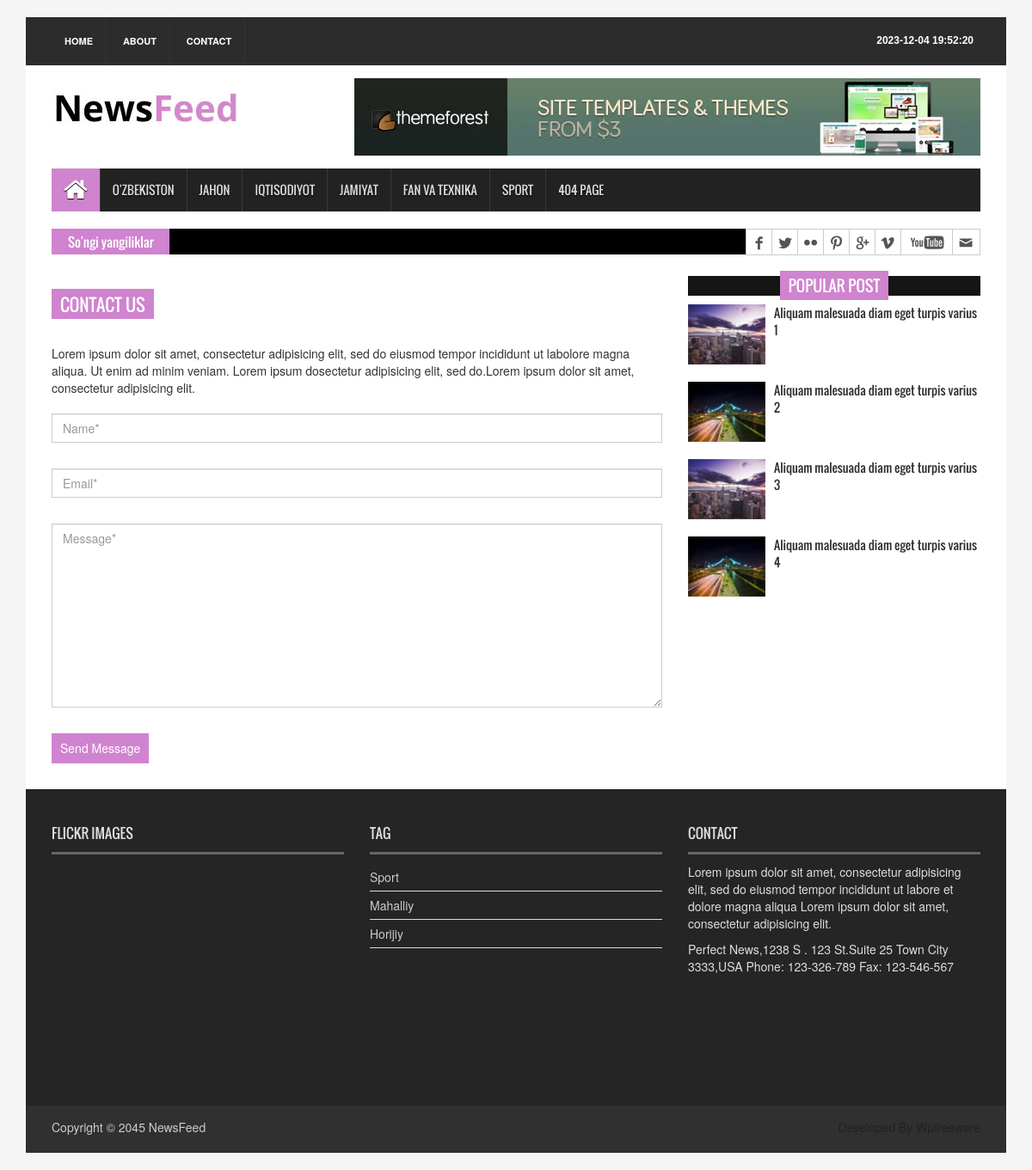
The app's page /contact/, older data.
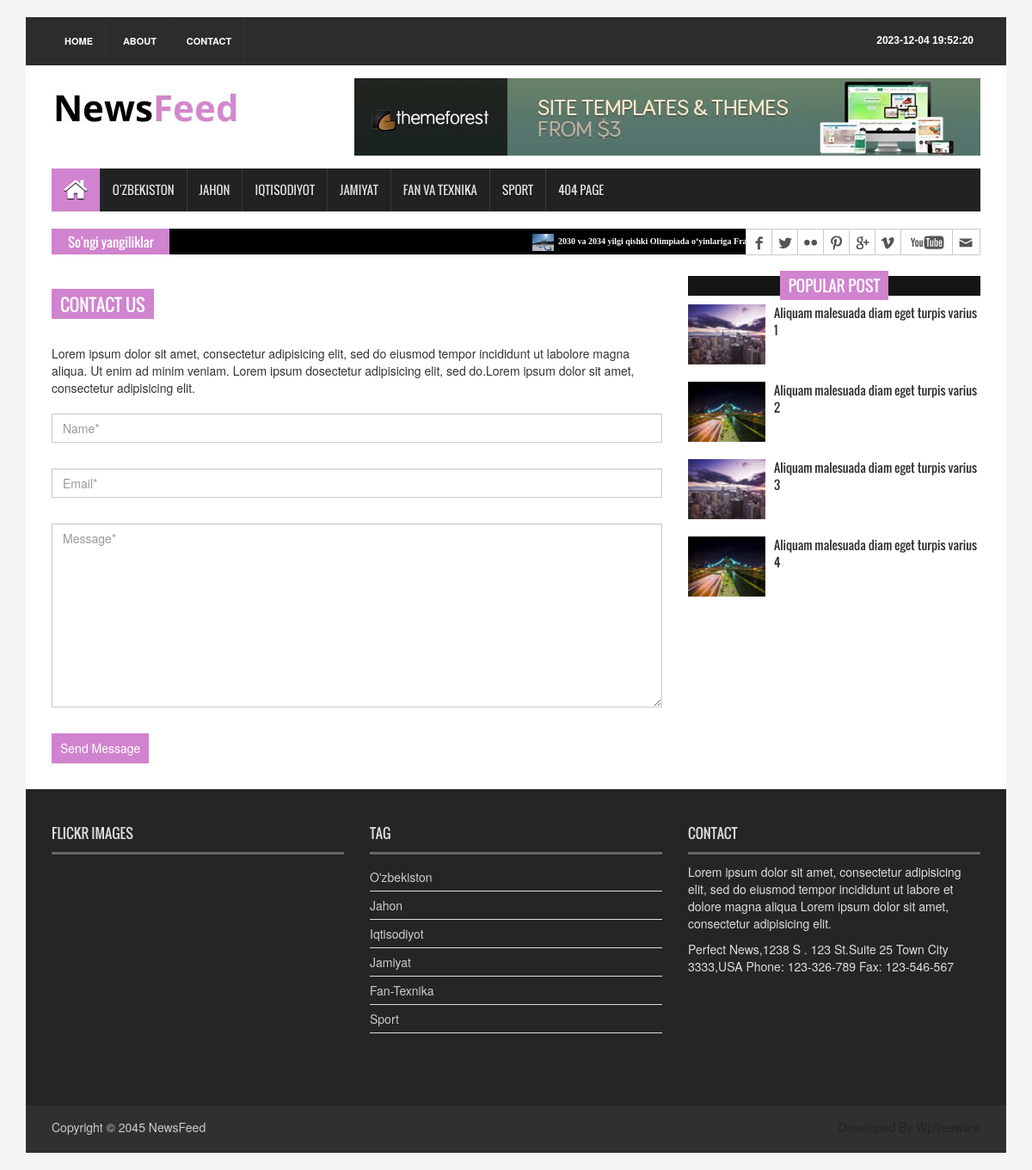
The same page, newer data.
### news_app/models.py (models this page shows, shortened)
class Category(models.Model):
    name = models.CharField(max_length=150)

class News(models.Model):
    class Status(models.TextChoices):
        Draft = "DF", "Draft"
        Published = "PB", "Published"
    title = models.CharField(max_length=250)
    slug = models.SlugField(max_length=250)
    body = models.TextField()
    image = models.ImageField(upload_to='news/images')
    category = models.ForeignKey(Category, on_delete=models.CASCADE)
    published_time = models.DateTimeField(default=timezone.now)
    created_time = models.DateTimeField(auto_now_add=True)
    updated_time = models.DateTimeField(auto_now=True)
    status = models.CharField(max_length=2, choices=Status.choices,
                              default=Status.Draft)
    objects = models.Manager()
    published = PubManager()
    class Meta:
        ordering = ['-published_time']

### news_app/views.py (the view, shortened to what this page needs)
# urls.py: path("contact/", ContactView.as_view(), name="contact_page"),
class ContactView(TemplateView):
    template_name = "news/contact.html"
    def get(self, request, *args, **kwargs):
        form = ContactForm()
        context = {
            'form': form
        }
        return render(request, "news/contact.html", context)

### news_app/forms.py
class ContactForm(forms.ModelForm):
    class Meta:
        model = Contact
        fields = "__all__"

### news_app/context_processor.py (called while the page is built)
def latest_news(request):
    latest_news = News.published.all().order_by('-published_time')
    categories = Category.objects.all()
    context = {
        'latest_news': latest_news,
        'categories': categories
    }
    return context

### news_app/models.py (called while the page is built)
    def get_queryset(self):
        return super().get_queryset().filter(status=News.Status.Published)

### templates/news/contact.html (shortened to what this page needs)
{% extends "news/base.html" %}
{% load static %}
{% block content %}
  <section id="contentSection">
    <div class="row">
      <div class="col-lg-8 col-md-8 col-sm-8">
        <div class="left_content">
          <div class="contact_area">
            <h2>Contact Us</h2>
            <p>Lorem ipsum dolor sit amet, consectetur adipisicing elit, sed do eiusmod tempor incididunt ut labolore magna aliqua. Ut enim ad minim veniam. Lorem ipsum dosectetur adipisicing elit, sed do.Lorem ipsum dolor sit amet, consectetur adipisicing elit.</p>
            <form action="#" class="contact_form" method="Post"> {% csrf_token %}
              <input class="form-control" type="text" placeholder="Name*" name="name">
              <input class="form-control" type="email" placeholder="Email*" name="email">
              <textarea class="form-control" cols="30" rows="10" placeholder="Message*" name="message"></textarea>
              <input type="submit" value="Send Message">
            </form>
          </div>
        </div>
      </div>
      <div class="col-lg-4 col-md-4 col-sm-4">
        <aside class="right_content">
          <div class="single_sidebar">
            <h2><span>Popular Post</span></h2>
            <ul class="spost_nav">
              <li>
                <div class="media wow fadeInDown"> <a href="single_page.html" class="media-left"> <img alt="" src="../{% static "images/post_img1.jpg" %}"> </a>
                  <div class="media-body"> <a href="single_page.html" class="catg_title"> Aliquam malesuada diam eget turpis varius 1</a> </div>
                </div>
              </li>
              <li>
                <div class="media wow fadeInDown"> <a href="single_page.html" class="media-left"> <img alt="" src="../{% static "images/post_img2.jpg" %}"> </a>
                  <div class="media-body"> <a href="single_page.html" class="catg_title"> Aliquam malesuada diam eget turpis varius 2</a> </div>
                </div>
              </li>
              <li>
                <div class="media wow fadeInDown"> <a href="single_page.html" class="media-left"> <img alt="" src="../{% static "images/post_img1.jpg" %}"> </a>
                  <div class="media-body"> <a href="single_page.html" class="catg_title"> Aliquam malesuada diam eget turpis varius 3</a> </div>
                </div>
              </li>
              <li>
                <div class="media wow fadeInDown"> <a href="single_page.html" class="media-left"> <img alt="" src="../{% static "images/post_img2.jpg" %}"> </a>
                  <div class="media-body"> <a href="single_page.html" class="catg_title"> Aliquam malesuada diam eget turpis varius 4</a> </div>
                </div>
              </li>
            </ul>
          </div>
        </aside>
      </div>
  </section>
  {% endblock content %}

### templates/news/base.html (shortened to what the changed rows need)
{% load static %}
<!DOCTYPE html>
<html>
<head>
<link rel="stylesheet" type="text/css" href="{% static 'css/bootstrap.min.css' %}">
<link rel="stylesheet" type="text/css" href="{% static 'css/font-awesome.min.css' %}">
<link rel="stylesheet" type="text/css" href="{% static 'css/animate.css' %}">
<link rel="stylesheet" type="text/css" href="{% static 'css/font.css' %}">
<link rel="stylesheet" type="text/css" href="{% static 'css/li-scroller.css' %}">
<link rel="stylesheet" type="text/css" href="{% static 'css/slick.css' %}">
<link rel="stylesheet" type="text/css" href="{% static 'css/jquery.fancybox.css' %}">
<link rel="stylesheet" type="text/css" href="{% static 'css/theme.css' %}">
<link rel="stylesheet" type="text/css" href="{% static 'css/style.css' %}">
</head>
<body>
<div class="container">
  <section id="newsSection">
    <div class="row">
      <div class="col-lg-12 col-md-12">
        <div class="latest_newsarea"> <span>So'ngi yangiliklar</span>
          <ul id="ticker01" class="news_sticker">
            {% for news in latest_news %}
            <li><a href="{% url "news_detail_page" news.pk %}"><img src="{{news.image.url}}" alt="">{{news.title}}</a></li>
            {% endfor %}
          </ul>
        </div>
      </div>
    </div>
  </section>
 {% block content %}
 {% endblock  %}
  <footer id="footer">
    <div class="footer_top">
      <div class="row">
        <div class="col-lg-4 col-md-4 col-sm-4">
          <div class="footer_widget wow fadeInLeftBig">
            <h2>Flickr Images</h2>
          </div>
        </div>
        <div class="col-lg-4 col-md-4 col-sm-4">
          <div class="footer_widget wow fadeInDown">
            <h2>Tag</h2>
            <ul class="tag_nav">
              {% for category in categories  %}
              <li><a href="#">{{category.name}}</a></li>
              {% endfor %}
            </ul>
          </div>
        </div>
        <div class="col-lg-4 col-md-4 col-sm-4">
          <div class="footer_widget wow fadeInRightBig">
            <h2>Contact</h2>
          </div>
        </div>
      </div>
    </div>
  </footer>
</div>
</body>
</html>

Row changes from the older to the newer data that the page shows:
removed Category: name "Mahalliy"
removed Category: name "Horijiy"
added News: image (picture), title "2030 va 2034 yilgi qishki Olimpiada o‘yinlariga Fransiya kurortlari va AQSh mezbonlik qiladi"
added Category: name "O'zbekiston"
added Category: name "Jahon"
added Category: name "Iqtisodiyot"
added Category: name "Jamiyat"
added Category: name "Fan-Texnika"
